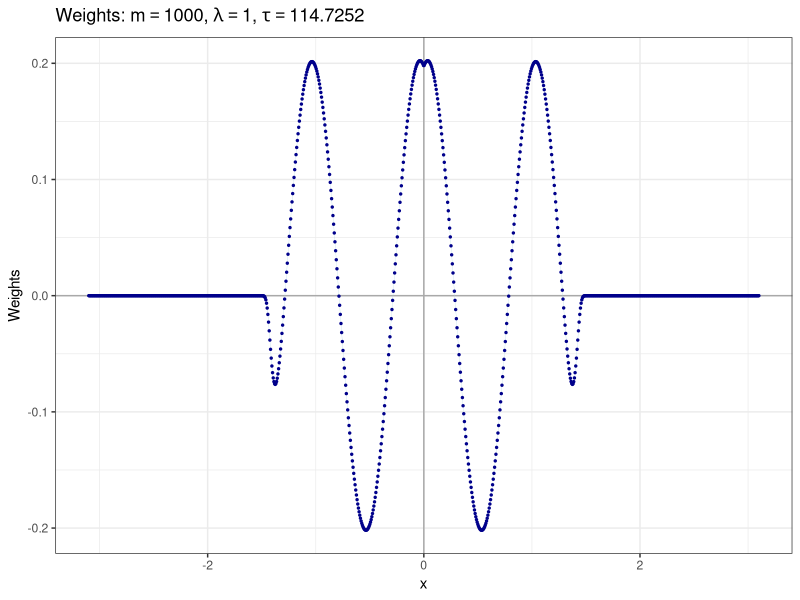

Source code (R): (Note: this script raises an error after producing the figure.)
library(ggplot2)
n_fixed_u <- 1000
n_grid <- 4000
n_fixed_x <- 500
lambda_true <- 1

fixed_u_vec <- seq(-3.1, 3.1,length.out = n_fixed_u)
#x_grid <-  seq(-4,4,length.out =40)
x_grid_cv <- seq(-3.1, 3.1,length.out = n_grid)

w_u_vec <- sapply(fixed_u_vec,function(x){-0.2*exp(-(10^(-6))*abs(x)^40)*(3.1-abs(x)^1)^(0.01)*(sin((-abs(x)+pi/4)*(2*pi)))})
w_u_df <- data.frame(x = fixed_u_vec, weights = w_u_vec)

sigma_w <- sd(w_u_vec)
tau_true <- var(w_u_vec)^-1

# Create the plot
ggplot(w_u_df, aes(x = x, y = weights)) +
  geom_hline(yintercept = 0, color = "darkgray", linetype = "solid", linewidth = 0.5) +
  geom_vline(xintercept = 0, color = "darkgray", linetype = "solid", linewidth = 0.5) +
  geom_line(color = "lightblue", linewidth = .1) +
  geom_point(color = "darkblue", size = 0.5) +
  ggtitle(bquote("Weights:" ~
                   m ==.(n_fixed_u) * "," ~
                   lambda == .(lambda_true) * "," ~
                   tau == .(tau_true))) +
  xlab("x") +
  ylab("Weights") +
  theme_bw()



centering_grid <- x_grid_cv



centered_kernel_mat_at_sampled_cv <- centered_kernel_matrix(first_vec_kernel = fixed_u_vec,
                                                            second_vec_kernel = fixed_u_vec,
                                                            centering_grid = centering_grid,
                                                            hurst_coef = 0.5)
centered_kernel_mat_at_grid_cv <- centered_kernel_matrix(first_vec_kernel = fixed_u_vec,
                                                         second_vec_kernel = x_grid_cv,
                                                         centering_grid = centering_grid,
                                                         hurst_coef = 0.5)
centerd_kernel_self_grid_cv <- diag(centered_kernel_matrix(first_vec_kernel = x_grid_cv,
                                                           second_vec_kernel = x_grid_cv,
                                                           centering_grid = centering_grid,
                                                           hurst_coef = 0.5))

probs_cv <- get_dens_or_prob(centered_kernel_mat_at_sampled_cv,
                             centered_kernel_mat_at_grid_cv,
                             centerd_kernel_self_grid_cv,
                             fixed_u_vec,x_grid_cv,
                             lambda_true, w_u_vec,
                             type_of_p_is_prob = FALSE,
                             type_of_q_is_prob = FALSE,
                             method_of_p_calculation = "ordinary")

true_density_df <- data.frame(grid = x_grid_cv, true_pdf = probs_cv$grid_x)

ggplot() +
  geom_line(data = true_density_df, aes(x = grid, y = true_pdf, color = 'True Density'), linewidth = 1) +
  #geom_line(data = kde_adaptive_df, aes(x = grid, y = kde_adaptive_pdf, color = 'KDE Adaptive'), linewidth = 1) +
  #geom_line(data = kef_df, aes(x = grid, y = kef_pdf, color = 'KEF'), linewidth = 1) +
  scale_color_manual(name = "Type of density", values = c('True Density' = 'blue')) +
  ggtitle(paste('Histogram and Kernel Density Estimate for lambda =', lambda_true,'and tau =',round(tau_true,2))) +
  xlab('u') +
  ylab('Density') +
  theme_bw() +
  theme(legend.position = "bottom")


## Take samples X1, . . . , Xn ∼ p(x) Using invert cdf transform, take samples X1, . . . , Xn ∼ p(x).
# Normalize the density values to obtain probabilities
p_x_vec <- probs_cv$grid_x

probabilities <- p_x_vec / sum(p_x_vec)
# Create the cumulative density function (CDF)
cdf <- cumsum(probabilities)
# plot(cdf)
# I took n number of samples from x which n << m
sampled_x_vec <- numeric(n_fixed_x)
sampled_indeces <- integer()
# Invert cdf transform
j = 0
while (j <= n_fixed_x) {
  u <- runif(1)
  sample_index <- which(cdf >= u)[1]
  if(!(sample_index %in% sampled_indeces)){
    sampled_indeces <- c(sampled_indeces,sample_index)
    sampled_x_vec[j] <- x_grid_cv[sample_index]
    j = j+1
  }
}

# Sort sampled x
sampled_x_vec <- sort(sampled_x_vec)

hist(sampled_x_vec,breaks = 50)

centering_grid <- x_grid_cv
centered_kernel_mat_x_u_cv <- centered_kernel_matrix(first_vec_kernel = fixed_u_vec,
                                                     second_vec_kernel = sampled_x_vec,
                                                     centering_grid = centering_grid,
                                                     hurst_coef = 0.5)
theta_n_evaluated_at_sampled_x <- (w_u_vec %*% centered_kernel_mat_x_u_cv)

centered_kernel_mat_x_x_cv <- centered_kernel_matrix(first_vec_kernel = sampled_x_vec,
                                                     second_vec_kernel = sampled_x_vec,
                                                     centering_grid = centering_grid,
                                                     hurst_coef = 0.5)




w_x_vec <- as.numeric(solve(centered_kernel_mat_x_x_cv) %*% t(theta_n_evaluated_at_sampled_x))
w_x_df <- data.frame( x = sampled_x_vec, weights = w_x_vec)

ggplot(w_x_df, aes(x = x, y = weights)) +
  geom_hline(yintercept = 0, color = "darkgray", linetype = "solid", linewidth = 0.5) +
  geom_vline(xintercept = 0, color = "darkgray", linetype = "solid", linewidth = 0.5) +
  geom_line(aes(color = "w_x_sampled"), linewidth = .5) +
  geom_point(color = "darkblue", size = 1) +
  geom_point(data = w_u_df, aes(x = x, y = weights), color = "darkgreen", size = 1) +
  geom_line(data = w_u_df, aes(x = x, y = weights, color = "w_u_grid"), linewidth = 0.3) +
  scale_color_manual(name = "Type of weights", values = c('w_x_sampled' = 'lightblue', 'w_u_grid' = 'chartreuse4')) +
  ggtitle(bquote( w[x]* ":" ~
                    m ==.(n_fixed_u) * "," ~
                    lambda == .(lambda_true) * "," ~
                    tau[w] == .(tau_true))) +
  xlab("x") +
  ylab(bquote( w[x] )) +
  theme_bw()


centering_grid_cv <- x_grid_cv



centered_kernel_mat_x_x_cv <- centered_kernel_matrix(first_vec_kernel = sampled_x_vec,
                                                     second_vec_kernel = sampled_x_vec,
                                                     centering_grid = centering_grid,
                                                     hurst_coef = 0.5)
centered_kernel_mat_x_grid_cv <- centered_kernel_matrix(first_vec_kernel = sampled_x_vec,
                                                        second_vec_kernel = x_grid_cv,
                                                        centering_grid = centering_grid,
                                                        hurst_coef = 0.5)
centerd_kernel_self_grid_cv <- diag(centered_kernel_matrix(first_vec_kernel = x_grid_cv,
                                                           second_vec_kernel = x_grid_cv,
                                                           centering_grid = centering_grid,
                                                           hurst_coef = 0.5))

probs_n_cv <- get_dens_or_prob(centered_kernel_mat_x_x_cv,
                               centered_kernel_mat_x_grid_cv,
                               centerd_kernel_self_grid_cv,
                               sampled_x_vec,x_grid_cv,
                               lambda_true, w_x_vec,
                               type_of_p_is_prob = FALSE,
                               type_of_q_is_prob = FALSE,
                               method_of_p_calculation = "ordinary")

true_n_density_df <- data.frame(grid = x_grid_cv, n_pdf = probs_n_cv$grid_x)

ggplot() +
  geom_line(data = true_density_df, aes(x = grid, y = true_pdf, color = 'p(x)'), linewidth = 1, alpha =1) +
  #geom_line(data = kde_adaptive_df, aes(x = grid, y = kde_adaptive_pdf, color = 'KDE Adaptive'), linewidth = 1) +
  geom_line(data = true_n_density_df, aes(x = grid, y = n_pdf, color = 'p_n(x)'), linewidth = 1, alpha = 1) +
  scale_color_manual(name = "Type of density", values = c('p(x)' = 'blue', 'p_n(x)' = 'chartreuse3')) +
  ggtitle(paste('Histogram and Kernel Density Estimate for lambda =', lambda_true, 'and tau =', round(1/var(w_x_vec),2))) +
  xlab('u') +
  ylab('Density') +
  theme_bw() +
  theme(legend.position = "bottom")

################################################################################

lambda_hat <- 1
tau_hat <- 1/1350

x_grid <- seq(-3.1, 3.1,length.out = 400)


centering_grid_cv <- x_grid



centered_kernel_mat_at_sampled <- centered_kernel_matrix(first_vec_kernel = sampled_x_vec,
                                                         second_vec_kernel = sampled_x_vec,
                                                         centering_grid = centering_grid_cv,
                                                         hurst_coef = 0.5)
centered_kernel_mat_at_grid <- centered_kernel_matrix(first_vec_kernel = sampled_x_vec,
                                                      second_vec_kernel = x_grid,
                                                      centering_grid = centering_grid_cv,
                                                      hurst_coef = 0.5)
centerd_kernel_self_grid <- diag(centered_kernel_matrix(first_vec_kernel = x_grid,
                                                        second_vec_kernel = x_grid,
                                                        centering_grid = centering_grid_cv,
                                                        hurst_coef = 0.5))



weights_hat <- get_weights_wo_grid(lambda_hat =lambda_hat,
                                   tau_hat = tau_hat,
                                   centered_kernel_mat_at_sampled,
                                   sampled_x = sampled_x_vec,
                                   min_x = min(x_grid),
                                   max_x = max(x_grid),
                                   max_iteration = 1000,
                                   NRstepsize = 0.1,
                                   print_trace = T
)



# Convert the data to a data frame for use with ggplot2
plot_data <- data.frame(sampled_x = sampled_x_vec, weights_hat = weights_hat[1,])

# Create the ggplot
p <- ggplot(plot_data, aes(x = sampled_x, y = weights_hat)) +
  geom_point(color = "darkred", size = 1) +
  geom_line(aes(color = "weights_estimation"), linewidth = 0.6) +
  geom_point(data = w_x_df, aes(x = x, y = weights), color = "black", size = 1) +
  geom_line(data = w_x_df, aes(x = x, y = weights, color = "true_weights"), linewidth = 0.6) +
  scale_color_manual(name = "Type of weights", values = c('weights_estimation' = 'red', 'true_weights' = 'blue')) +
  labs(title = "True Weights and Weights Estimations",
       x = "Sampled x",
       y = "Weights Hat") +
  theme_bw()+
  theme(legend.position = "bottom")

print(p)

estimated_probs_NR_cv <- get_dens_or_prob(centered_kernel_mat_at_sampled,
                                          centered_kernel_mat_at_grid,
                                          centerd_kernel_self_grid,
                                          sampled_x_vec,x_grid,
                                          lambda_hat, as.vector(weights_hat),
                                          type_of_p_is_prob = FALSE,
                                          type_of_q_is_prob = FALSE,
                                          method_of_p_calculation = "ordinary")



estimated_density_df <- data.frame(grid = x_grid, estimated_pdf = estimated_probs_NR_cv$grid_x)

ggplot() +
  geom_line(data = true_density_df, aes(x = grid, y = true_pdf, color = 'p(x)'), linewidth = 1, alpha =1) +
  geom_line(data = true_n_density_df, aes(x = grid, y = n_pdf, color = 'p_n(x)'), linewidth = 1, alpha = 1) +
  geom_line(data = estimated_density_df, aes(x = grid, y = estimated_pdf, color = 'KEF'), linewidth = 1) +
  scale_color_manual(name = "Type of density", values = c('p(x)' = 'blue', 'p_n(x)' = 'chartreuse3', 'KEF' = 'orange')) +
  ggtitle(paste('Histogram and Kernel Density Estimate for lambda =', lambda_hat, 'and tau =', format(tau_hat,digits = 3,scientific = T))) +
  xlab('u') +
  ylab('Density') +
  theme_bw() +
  theme(legend.position = "bottom")

################################################################################

s1_new <- colSums(centered_kernel_mat_at_sampled)
summary(s1_new)

# Find the base measure of samples
sample_mid_points <- get_middle_points_grid(-3.1, sampled_x_vec, 3.1)
base_measure_weights <- sample_mid_points[-1] - sample_mid_points[-length(sample_mid_points)]

dens_n <- probs_n_cv$sampled_x
dens_sampled_base_n <- dens_n * base_measure_weights
prob_sampled_base_n <- dens_sampled_base_n / sum(dens_sampled_base_n)
prob_sampled_n <- dens_n / sum(dens_n)

s2_new <-  as.numeric(dim(centered_kernel_mat_at_sampled)[1] * (prob_sampled_base_n) %*% t(centered_kernel_mat_at_sampled))
summary(s2_new)

s12_new<- colSums(centered_kernel_mat_at_sampled) - dim(centered_kernel_mat_at_sampled)[1] * (prob_sampled_base_n) %*% t(centered_kernel_mat_at_sampled)

s12t_new <- as.numeric(s12_new)
summary(as.numeric(s12_new))

plot(x = sampled_x_vec,s1_new)
plot(x = sampled_x_vec,as.numeric(s2_new))
plot(x = sampled_x_vec,s12t_new)

s3_new <- as.vector(w_x_vec) / prob_sampled_n
summary(s3_new)

plot(x = sampled_x_vec, s3_new)
summary(s12t_new)

summary(s3_new)[1]/summary(s12t_new)[1] * lambda_hat

plot(x = sampled_x_vec,s12t_new * lambda_hat - s3_new*tau_hat)
